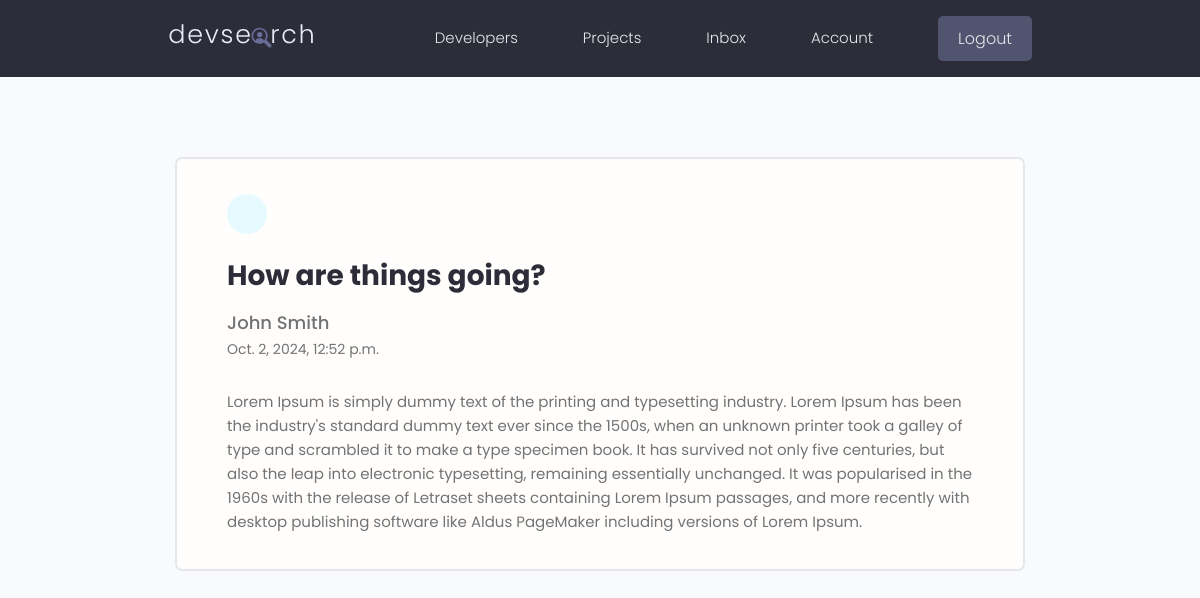
The app's page /message/1f5cbb3e-d79d-43a9-942a-7617e20c6767/ (signed in), older data.
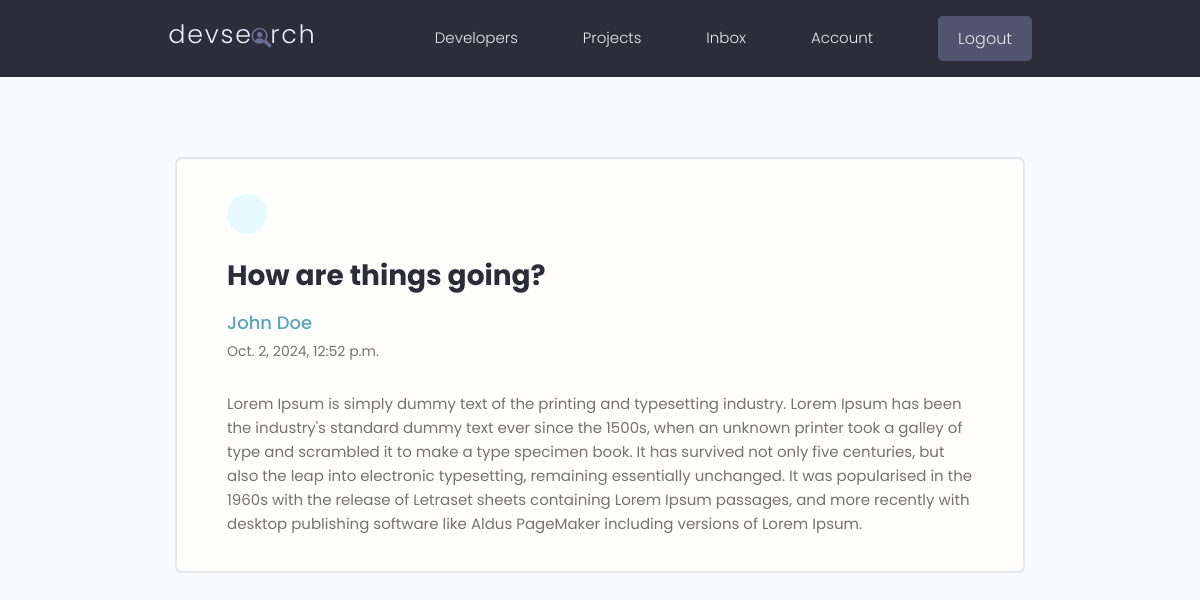
The same page, newer data.
### users/models.py (models this page shows, shortened)
class Message(models.Model):
    sender = models.ForeignKey(Profile, on_delete=models.SET_NULL, null=True, blank=True)
    recipient = models.ForeignKey(Profile, on_delete=models.SET_NULL, null=True, blank=True, related_name="messages")
    name = models.CharField(max_length=200, null=True, blank=True)
    email = models.EmailField(max_length=500, null=True, blank=True)
    subject = models.CharField(max_length=200, null=True, blank=True)
    body = models.TextField(null=True, blank=True)
    is_read = models.BooleanField(default=False, null=True)
    created = models.DateTimeField(auto_now_add=True)
    id = models.UUIDField(default=uuid.uuid4, unique=True,
                          primary_key=True, editable=False)
    class Meta:
        ordering = ['is_read', '-created']

### users/views.py (the view)
# urls.py: path('message/<str:pk>/', views.viewMessage, name='message'),
@login_required(login_url='login')
def viewMessage(request, pk):
    profile = request.user.profile
    message = profile.messages.get(id=pk)
    if message.is_read == False:
        message.is_read = True
        message.save()
    context = {'message': message}
    return render(request, 'users/message.html', context)

### users/templates/users/message.html (shortened to what this page needs)
{% extends 'main.html' %}
{% block content %}
<main class="messagePage my-xl">
  <div class="content-box">
    <div class="message">
        <a class="backButton" href="{% url 'inbox' %}"></a>
        <h2 class="message__subject">{{message.subject}}</h4>
          {% if message.sender %}
          <a href="{% url 'user-profile' message.sender.id  %}" class="message__author">{{message.name}}</a>
          {% else %}
          <p class="message__author">{{message.name}}</p>
          {% endif %}
          <p class="message__date">{{message.created}}</p>
          <div class="message__body">{{message.body|linebreaksbr}}</div>
    </div>
  </div>
</main>
{% endblock content %}

Row changes from the older to the newer data that the page shows:
changed Message "How are things going?": name "John Smith" → "John Doe"
